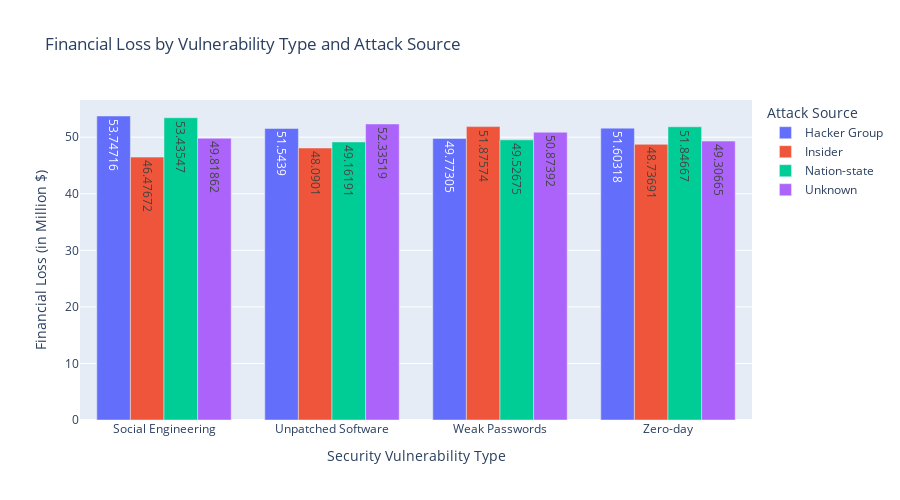

The code cell stored with this chart in its notebook:
### Markdown cell above
# **Multivariate Analysis**

## **Financial Loss by Vulnerability Type and Attack Source**

### Code cell
voulner_Loss = df.groupby(['Security Vulnerability Type', 'Attack Source'])['Financial Loss (in Million $)'].mean().reset_index()

plot = px.bar(
    voulner_Loss,
    x = 'Security Vulnerability Type',
    y= 'Financial Loss (in Million $)',
    color='Attack Source',
    title= 'Financial Loss by Vulnerability Type and Attack Source',
    barmode='group',
    text_auto=True,
    width=900,
    height=500
)

plot.show()

### Figure 1 — Plotly figure (JSON) as saved in the notebook; plotly's stock layout.template omitted (floating-point values rounded to 4 significant figures)
{"data": [{"alignmentgroup": "True", "hovertemplate": "Attack Source=Hacker Group<br>Security Vulnerability Type=%{x}<br>Financial Loss (in Million $)=%{y}<extra></extra>", "legendgroup": "Hacker Group", "marker": {"color": "#636efa", "pattern": {"shape": ""}}, "name": "Hacker Group", "offsetgroup": "Hacker Group", "orientation": "v", "showlegend": true, "textposition": "auto", "texttemplate": "%{y}", "type": "bar", "x": ["Social Engineering", "Unpatched Software", "Weak Passwords", "Zero-day"], "xaxis": "x", "y": [53.75, 51.54, 49.77, 51.6], "yaxis": "y"}, {"alignmentgroup": "True", "hovertemplate": "Attack Source=Insider<br>Security Vulnerability Type=%{x}<br>Financial Loss (in Million $)=%{y}<extra></extra>", "legendgroup": "Insider", "marker": {"color": "#EF553B", "pattern": {"shape": ""}}, "name": "Insider", "offsetgroup": "Insider", "orientation": "v", "showlegend": true, "textposition": "auto", "texttemplate": "%{y}", "type": "bar", "x": ["Social Engineering", "Unpatched Software", "Weak Passwords", "Zero-day"], "xaxis": "x", "y": [46.48, 48.09, 51.88, 48.74], "yaxis": "y"}, {"alignmentgroup": "True", "hovertemplate": "Attack Source=Nation-state<br>Security Vulnerability Type=%{x}<br>Financial Loss (in Million $)=%{y}<extra></extra>", "legendgroup": "Nation-state", "marker": {"color": "#00cc96", "pattern": {"shape": ""}}, "name": "Nation-state", "offsetgroup": "Nation-state", "orientation": "v", "showlegend": true, "textposition": "auto", "texttemplate": "%{y}", "type": "bar", "x": ["Social Engineering", "Unpatched Software", "Weak Passwords", "Zero-day"], "xaxis": "x", "y": [53.44, 49.16, 49.53, 51.85], "yaxis": "y"}, {"alignmentgroup": "True", "hovertemplate": "Attack Source=Unknown<br>Security Vulnerability Type=%{x}<br>Financial Loss (in Million $)=%{y}<extra></extra>", "legendgroup": "Unknown", "marker": {"color": "#ab63fa", "pattern": {"shape": ""}}, "name": "Unknown", "offsetgroup": "Unknown", "orientation": "v", "showlegend": true, "textposition": "auto", "texttemplate": "%{y}", "type": "bar", "x": ["Social Engineering", "Unpatched Software", "Weak Passwords", "Zero-day"], "xaxis": "x", "y": [49.82, 52.34, 50.87, 49.31], "yaxis": "y"}], "layout": {"barmode": "group", "height": 500, "legend": {"title": {"text": "Attack Source"}, "tracegroupgap": 0}, "title": {"text": "Financial Loss by Vulnerability Type and Attack Source"}, "width": 900, "xaxis": {"anchor": "y", "domain": [0, 1], "title": {"text": "Security Vulnerability Type"}}, "yaxis": {"anchor": "x", "domain": [0, 1], "title": {"text": "Financial Loss (in Million $)"}}}}
